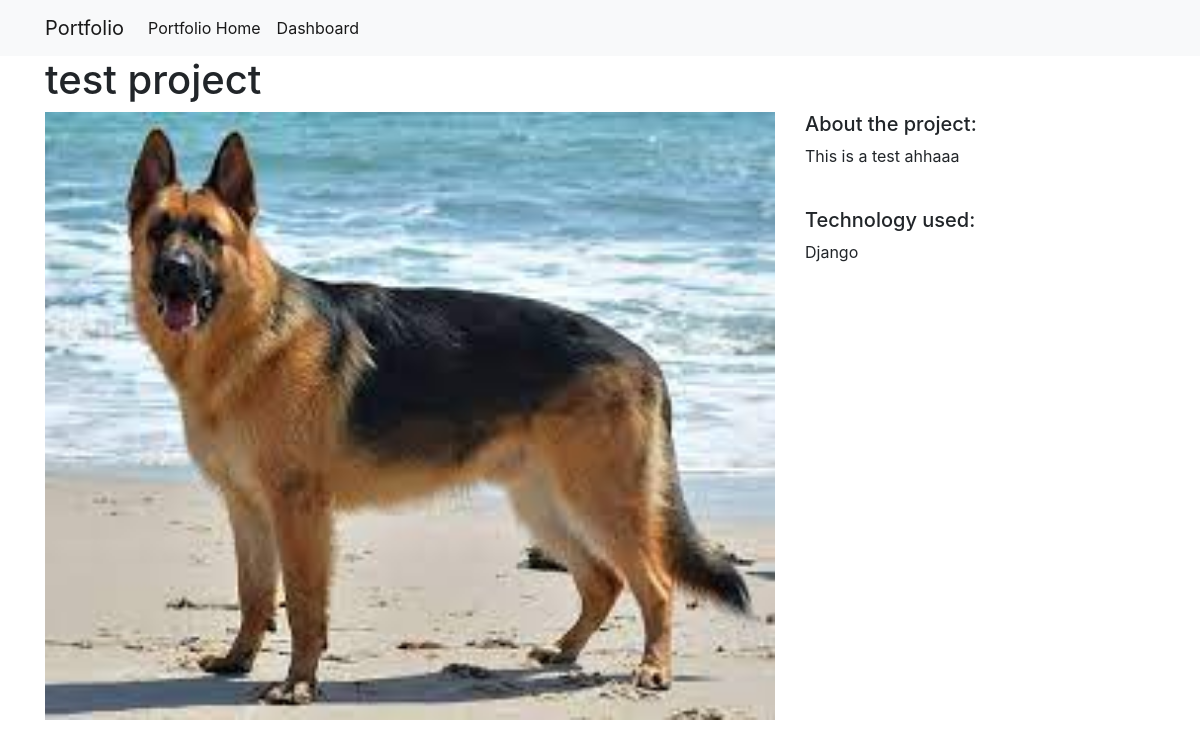
Before: /projects/1 with the older database file.
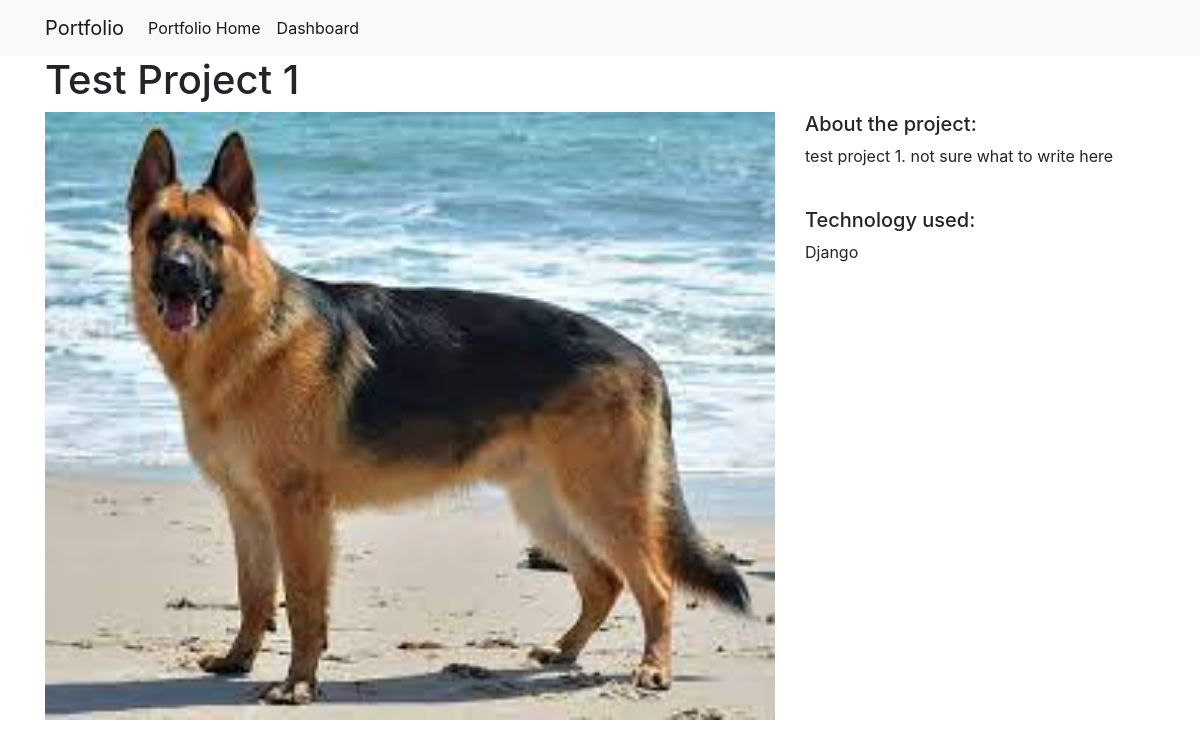
After: the same page with the newer database file.
### projects/models.py (models this page shows)
class Project(models.Model):
    title = models.CharField(max_length=100)
    description = models.TextField()
    technology = models.CharField(max_length=20)
    image = models.CharField(max_length=100)

### projects/views.py (the view)
# urls.py: path("<int:pk>", views.project_detail, name="project_detail"),
def project_detail(request, pk):
    project = Project.objects.get(pk=pk)
    return render(request, "projects/project_detail.html", {"project": project})

### projects/templates/projects/project_detail.html
{% extends "projects/base.html" %}
{% load static %}
{% block content %}
<h1>{{ project.title }}</h1>
<div class="row">
    <div class="col-md-8">
        <img src="{% static project.image %}" alt="" width="100%">
    </div>
    <div class="col-md-4">
        <h5>About the project:</h5>
        <p>{{ project.description }}</p>
        <br>
        <h5>Technology used:</h5>
        <p>{{ project.technology }}</p>
    </div>
</div>
{% endblock %}

Changed rows visible on the page:
changed Project "Django": title "test project" → "Test Project 1"; description "This is a test ahhaaa" → "test project 1. not sure what to write here"
